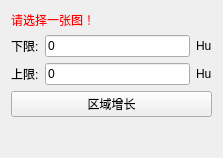
<?xml version="1.0" encoding="UTF-8"?>
<ui version="4.0">
 <class>QmitkMITKRegionGrowingViewControls</class>
 <widget class="QWidget" name="QmitkMITKRegionGrowingViewControls">
  <property name="geometry">
   <rect>
    <x>0</x>
    <y>0</y>
    <width>222</width>
    <height>158</height>
   </rect>
  </property>
  <property name="minimumSize">
   <size>
    <width>0</width>
    <height>0</height>
   </size>
  </property>
  <property name="windowTitle">
   <string>QmitkTemplate</string>
  </property>
  <layout class="QVBoxLayout" name="verticalLayout">
   <item>
    <widget class="QLabel" name="labelWarning">
     <property name="styleSheet">
      <string notr="true">QLabel { color: rgb(255, 0, 0) }</string>
     </property>
     <property name="text">
      <string>请选择一张图！</string>
     </property>
    </widget>
   </item>
   <item>
    <layout class="QHBoxLayout" name="horizontalLayout">
     <item>
      <widget class="QLabel" name="lowerLabel">
       <property name="text">
        <string>下限:</string>
       </property>
      </widget>
     </item>
     <item>
      <widget class="QLineEdit" name="lowerEdit">
       <property name="text">
        <string>0</string>
       </property>
      </widget>
     </item>
     <item>
      <widget class="QLabel" name="label">
       <property name="text">
        <string>Hu</string>
       </property>
      </widget>
     </item>
    </layout>
   </item>
   <item>
    <layout class="QHBoxLayout" name="horizontalLayout_2">
     <item>
      <widget class="QLabel" name="upperLabel">
       <property name="text">
        <string>上限:</string>
       </property>
      </widget>
     </item>
     <item>
      <widget class="QLineEdit" name="upperEdit">
       <property name="text">
        <string>0</string>
       </property>
      </widget>
     </item>
     <item>
      <widget class="QLabel" name="label_2">
       <property name="text">
        <string>Hu</string>
       </property>
      </widget>
     </item>
    </layout>
   </item>
   <item>
    <widget class="QPushButton" name="buttonPerformImageProcessing">
     <property name="toolTip">
      <string>执行区域增长分割算法</string>
     </property>
     <property name="text">
      <string>区域增长</string>
     </property>
    </widget>
   </item>
   <item>
    <spacer name="spacer1">
     <property name="orientation">
      <enum>Qt::Vertical</enum>
     </property>
     <property name="sizeType">
      <enum>QSizePolicy::Expanding</enum>
     </property>
     <property name="sizeHint" stdset="0">
      <size>
       <width>201</width>
       <height>34</height>
      </size>
     </property>
    </spacer>
   </item>
  </layout>
 </widget>
 <layoutdefault spacing="6" margin="11"/>
 <resources/>
 <connections/>
</ui>
